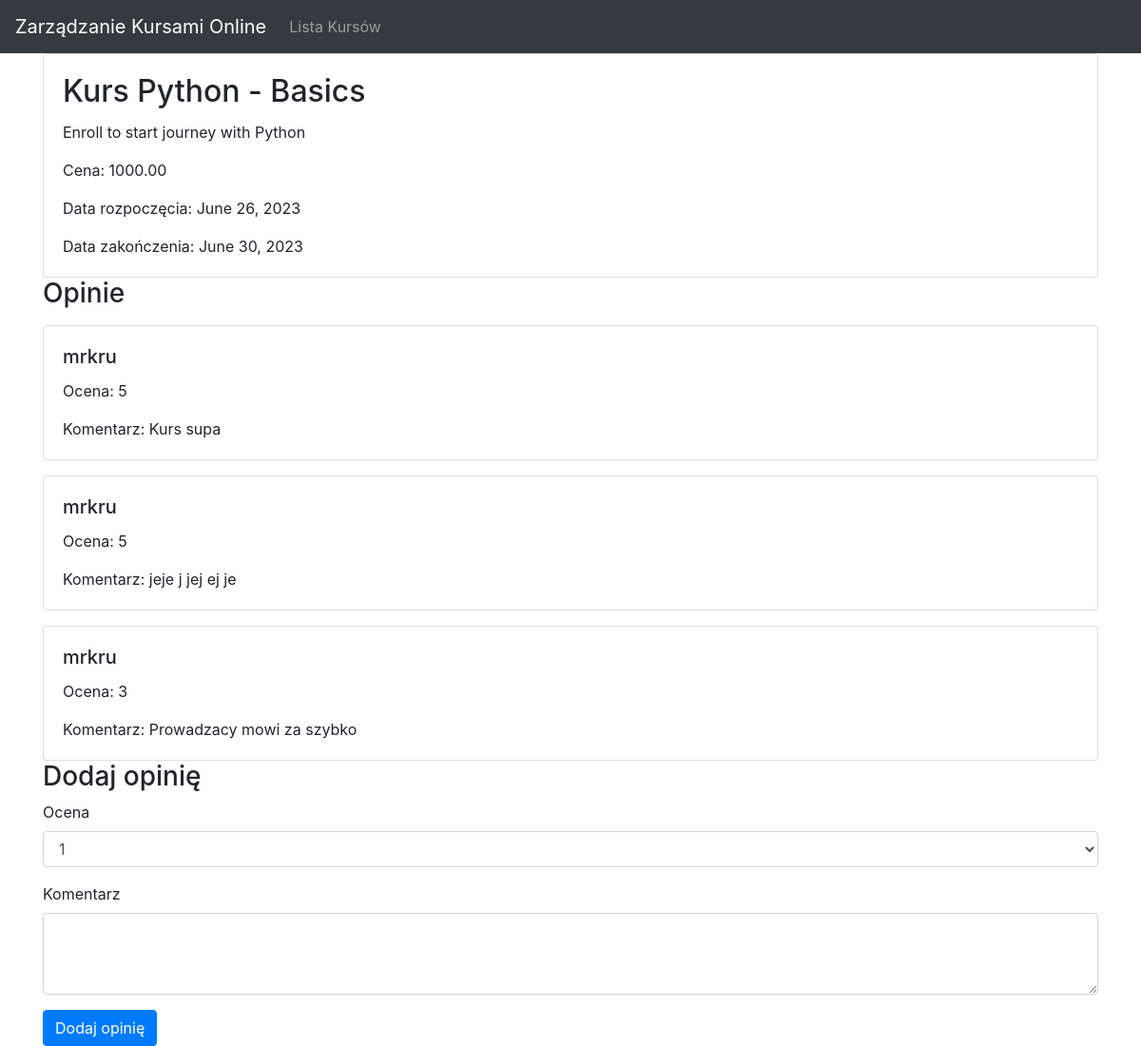
Page /courses/1/ (signed in) on the committed database.
### courses/models.py (models this page shows, shortened)
class Course(models.Model):
    title = models.CharField(max_length=255)
    description = models.TextField()
    start_data = models.DateField()
    end_data = models.DateField()
    author = models.ForeignKey("auth.User", on_delete=models.CASCADE)
    price = models.DecimalField(max_digits=6, decimal_places=2)

class Review(models.Model):
    RATING_CHOICES = [(i, str(i)) for i in range(1, 6)]
    user = models.ForeignKey("auth.User", on_delete=models.CASCADE)
    course = models.ForeignKey(Course, on_delete=models.CASCADE)
    review_data = models.DateField(auto_now_add=True)
    rating = models.PositiveIntegerField(
        choices=RATING_CHOICES
    )
    comment = models.TextField(blank=True)

### courses/views.py (the view)
# urls.py: path("courses/<int:pk>/", views.course_detail, name="course-detail"),
def course_detail(request, pk):
    context = {
        "course": Course.objects.get(id=pk),
        "reviews": Review.objects.filter(course=pk),
        "user_enrolled": Enrollment.objects.filter(user=request.user, course=pk).exists(),
    }
    return render(
        request,
        'courses/course_detail.html',
        context
    )

### courses/templates/courses/course_detail.html (shortened to what this page needs)
{% extends 'courses/base.html' %}
{% block content %}
    <div class="card">
        <div class="card-body">
            <h2 class="card-title">{{ course.title }}</h2>
            <p class="card-text">{{ course.description }}</p>
            <p class="card-text">Cena: {{ course.price }}</p>
            <p class="card-text">Data rozpoczęcia: {{ course.start_data }}</p>
            <p class="card-text">Data zakończenia: {{ course.end_data }}</p>
        </div>
    </div>
  <h3>Opinie</h3>
  {% for review in reviews %}
    <div class="card mt-3">
      <div class="card-body">
        <h5 class="card-title">{{ review.user.username }}</h5>
        <p class="card-text">Ocena: {{ review.rating }}</p>
        <p class="card-text">Komentarz: {{ review.comment }}</p>
      </div>
    </div>
  {% endfor %}
  <h3>Dodaj opinię</h3>
  <form method="post" action="{% url 'add-review' course.id %}">
    <div class="form-group">
      <label for="rating">Ocena</label>
      <select class="form-control" id="rating" name="rating">
        <option value="1">1</option>
      </select>
    </div>
    <div class="form-group">
      <label for="comment">Komentarz</label>
      <textarea class="form-control" id="comment" name="comment" rows="3"></textarea>
    </div>
    <button type="submit" class="btn btn-primary">Dodaj opinię</button>
  </form>
{% endblock %}

### courses/templates/courses/base.html (shortened to what this page needs)
<!DOCTYPE html>
<html lang="en">
<head>
  <link rel="stylesheet" href="https://stackpath.bootstrapcdn.com/bootstrap/4.5.2/css/bootstrap.min.css">
</head>
<body>
  <nav class="navbar navbar-expand-lg navbar-dark bg-dark">
    <a class="navbar-brand" href="/">Zarządzanie Kursami Online</a>
    <div class="collapse navbar-collapse" id="navbarNav">
      <ul class="navbar-nav">
        <li class="nav-item">
            <a class="nav-link" href="{% url 'course-list' %}">Lista Kursów</a>
        </li>
      </ul>
    </div>
  </nav>
  <div class="container">
    {% block content %}
    {% endblock %}
  </div>
</body>
</html>

### rows in the picture
Course: title "Kurs Python - Basics", description "Enroll to start journey with Python", price "1000.00", start_data "June 26, 2023", end_data "June 30, 2023"
Review: user.username "mrkru", rating "5", comment "Kurs supa"
Review: user.username "mrkru", rating "5", comment "jeje j jej ej je"
Review: user.username "mrkru", rating "3", comment "Prowadzacy mowi za szybko"
